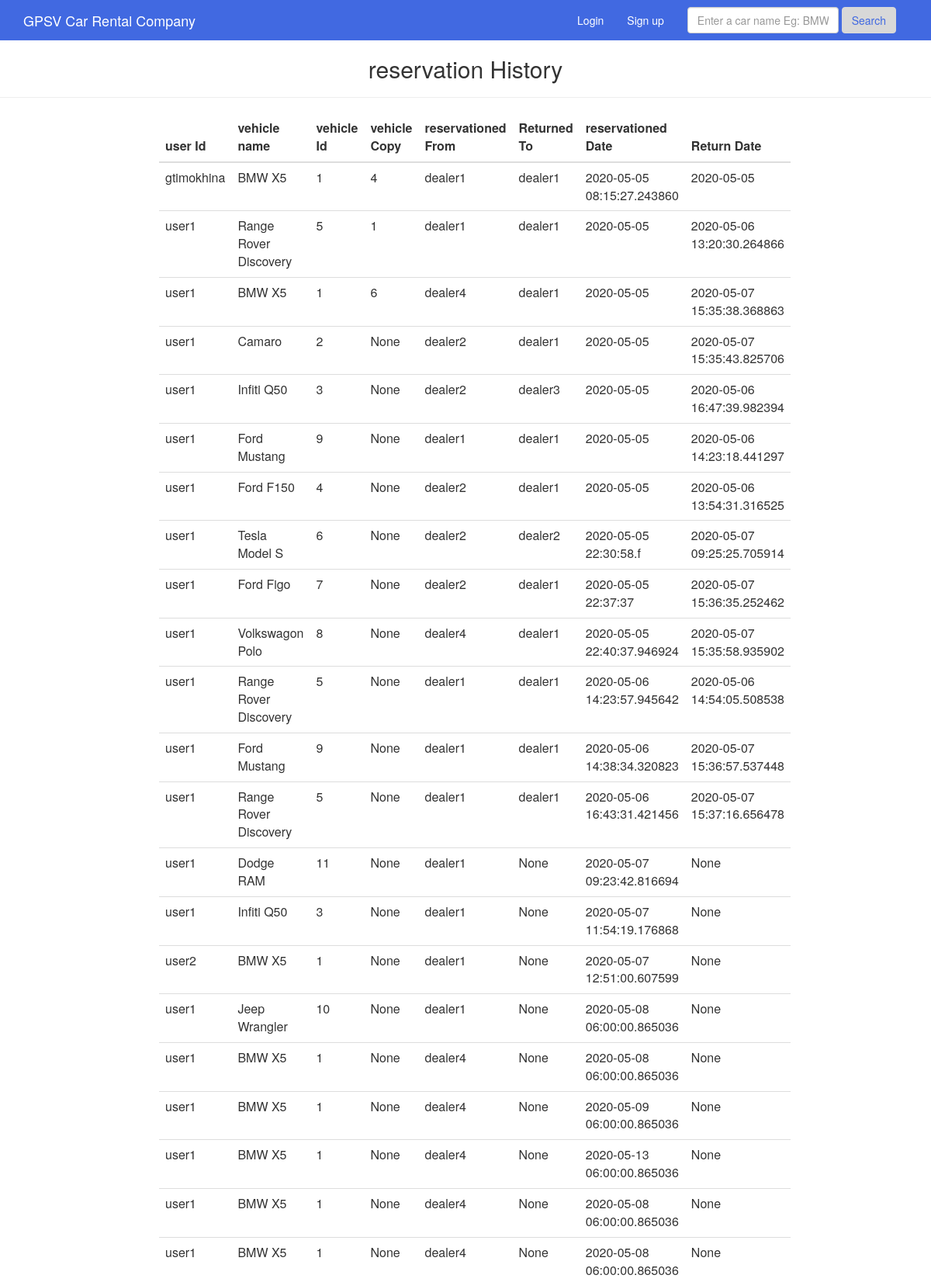
The app's page /history (upper part) with its own data.
### tables this page shows
CREATE TABLE "history" (
	"reservation_id"	integer,
	"user_id"	varchar,
	"reservationed_from"	varchar,
	"returned_to"	varchar,
	"vehicle_id"	int,
	"vehicle_copy"	int,
	"reservation_date"	TEXT,
	"return_date"	TEXT,
	"late_cancel_fee"	REAL
);

CREATE TABLE "vehicle" (
	"vehicle_id"	integer PRIMARY KEY AUTOINCREMENT,
	"vehicle_name"	varchar,
	"vehicle_type"	varchar,
	"number_copies"	varchar
);

### main.py (the view)
@app.route('/history')
def history():
    query = '''
        select h.user_id, h.reservationed_from, h.returned_to, h.vehicle_id, h.vehicle_copy, h.reservation_date, h.return_date, d.vehicle_name
        from history as h
        inner join vehicle as d
            on h.vehicle_id = d.vehicle_id
        '''
    cur = g.db.execute(query)
    rows = [dict(user_id=row[0], reservationed_from=row[1], returned_to=row[2], vehicle_id=row[3], vehicle_copy=row[4],
                 reservation_date=row[5], return_date=row[6], vehicle_name=row[7]) for row in cur.fetchall()]
    return render_template('history.html', rows=rows)

### main.py (called while the page is built)
@app.before_request
def before_request():
    g.db = connect_db()

@app.teardown_request
def teardown_request(exception):
    db = getattr(g, 'db', None)
    if db is not None:
        db.close()

def connect_db():
    return sqlite3.connect(app.config['DATABASE'])

### templates/history.html (shortened to what this page needs)
{% extends "layout.html" %} {% block body %}
<div class="row column text-center">
    <h2>reservation History</h2>
    <hr>
</div>
<div class="row">
    <div class="col-md-2"></div>
    <div class="col-md-8">
        <table class="table">
            <thead>
                <tr>
                    <th>
                        user Id
                    </th>
                    <th>
                        vehicle name
                    </th>
                    <th>
                        vehicle Id
                    </th>
                    <th>
                        vehicle Copy
                    </th>
                    <th>
                        reservationed From
                    </th>
                    <th>
                        Returned To
                    </th>
                    <th>
                        reservationed Date
                    </th>
                    <th>
                        Return Date
                    </th>
                </tr>
            </thead>
            <tbody>
                {% for row in rows %}
                <tr>
                    <td>
                        {{ row['user_id'] }}
                    </td>
                    <td>
                        {{ row['vehicle_name'] }}
                    </td>
                    <td>
                        {{ row['vehicle_id'] }}
                    </td>
                    <td>
                        {{ row['vehicle_copy'] }}
                    </td>
                    <td>
                        {{ row['reservationed_from'] }}
                    </td>
                    <td>
                        {{ row['returned_to'] }}
                    </td>
                    <td>
                        {{ row['reservation_date'] }}
                    </td>
                    <td>
                        {{ row['return_date'] }}
                    </td>
                </tr>
                {% endfor %}
            </tbody>
        </table>
    </div>
    <div class="col-md-2"></div>
</div>
{% endblock %}

### static/css/custom.css (style rules this page uses)
html { height: 100%; }
body { height: 100%; }

### records on screen
history: user_id "gtimokhina", vehicle_name "BMW X5", vehicle_id "1", vehicle_copy "4", reservationed_from "dealer1", returned_to "dealer1", reservation_date "2020-05-05 08:15:27.243860", return_date "2020-05-05"
history: user_id "user1", vehicle_name "Range Rover Discovery", vehicle_id "5", vehicle_copy "1", reservationed_from "dealer1", returned_to "dealer1", reservation_date "2020-05-05", return_date "2020-05-06 13:20:30.264866"
history: user_id "user1", vehicle_name "BMW X5", vehicle_id "1", vehicle_copy "6", reservationed_from "dealer4", returned_to "dealer1", reservation_date "2020-05-05", return_date "2020-05-07 15:35:38.368863"
history: user_id "user1", vehicle_name "Camaro", vehicle_id "2", vehicle_copy "None", reservationed_from "dealer2", returned_to "dealer1", reservation_date "2020-05-05", return_date "2020-05-07 15:35:43.825706"
history: user_id "user1", vehicle_name "Infiti Q50", vehicle_id "3", vehicle_copy "None", reservationed_from "dealer2", returned_to "dealer3", reservation_date "2020-05-05", return_date "2020-05-06 16:47:39.982394"
history: user_id "user1", vehicle_name "Ford Mustang", vehicle_id "9", vehicle_copy "None", reservationed_from "dealer1", returned_to "dealer1", reservation_date "2020-05-05", return_date "2020-05-06 14:23:18.441297"
history: user_id "user1", vehicle_name "Ford F150", vehicle_id "4", vehicle_copy "None", reservationed_from "dealer2", returned_to "dealer1", reservation_date "2020-05-05", return_date "2020-05-06 13:54:31.316525"
history: user_id "user1", vehicle_name "Tesla Model S", vehicle_id "6", vehicle_copy "None", reservationed_from "dealer2", returned_to "dealer2", reservation_date "2020-05-05 22:30:58.f", return_date "2020-05-07 09:25:25.705914"
history: user_id "user1", vehicle_name "Ford Figo", vehicle_id "7", vehicle_copy "None", reservationed_from "dealer2", returned_to "dealer1", reservation_date "2020-05-05 22:37:37", return_date "2020-05-07 15:36:35.252462"
history: user_id "user1", vehicle_name "Volkswagon Polo", vehicle_id "8", vehicle_copy "None", reservationed_from "dealer4", returned_to "dealer1", reservation_date "2020-05-05 22:40:37.946924", return_date "2020-05-07 15:35:58.935902"
history: user_id "user1", vehicle_name "Range Rover Discovery", vehicle_id "5", vehicle_copy "None", reservationed_from "dealer1", returned_to "dealer1", reservation_date "2020-05-06 14:23:57.945642", return_date "2020-05-06 14:54:05.508538"
history: user_id "user1", vehicle_name "Ford Mustang", vehicle_id "9", vehicle_copy "None", reservationed_from "dealer1", returned_to "dealer1", reservation_date "2020-05-06 14:38:34.320823", return_date "2020-05-07 15:36:57.537448"
history: user_id "user1", vehicle_name "Range Rover Discovery", vehicle_id "5", vehicle_copy "None", reservationed_from "dealer1", returned_to "dealer1", reservation_date "2020-05-06 16:43:31.421456", return_date "2020-05-07 15:37:16.656478"
history: user_id "user1", vehicle_name "Dodge RAM", vehicle_id "11", vehicle_copy "None", reservationed_from "dealer1", returned_to "None", reservation_date "2020-05-07 09:23:42.816694", return_date "None"
history: user_id "user1", vehicle_name "Infiti Q50", vehicle_id "3", vehicle_copy "None", reservationed_from "dealer1", returned_to "None", reservation_date "2020-05-07 11:54:19.176868", return_date "None"
history: user_id "user2", vehicle_name "BMW X5", vehicle_id "1", vehicle_copy "None", reservationed_from "dealer1", returned_to "None", reservation_date "2020-05-07 12:51:00.607599", return_date "None"
history: user_id "user1", vehicle_name "Jeep Wrangler", vehicle_id "10", vehicle_copy "None", reservationed_from "dealer1", returned_to "None", reservation_date "2020-05-08 06:00:00.865036", return_date "None"
history: user_id "user1", vehicle_name "BMW X5", vehicle_id "1", vehicle_copy "None", reservationed_from "dealer4", returned_to "None", reservation_date "2020-05-08 06:00:00.865036", return_date "None"
history: user_id "user1", vehicle_name "BMW X5", vehicle_id "1", vehicle_copy "None", reservationed_from "dealer4", returned_to "None", reservation_date "2020-05-09 06:00:00.865036", return_date "None"
history: user_id "user1", vehicle_name "BMW X5", vehicle_id "1", vehicle_copy "None", reservationed_from "dealer4", returned_to "None", reservation_date "2020-05-13 06:00:00.865036", return_date "None"
history: user_id "user1", vehicle_name "BMW X5", vehicle_id "1", vehicle_copy "None", reservationed_from "dealer4", returned_to "None", reservation_date "2020-05-08 06:00:00.865036", return_date "None"
history: user_id "user1", vehicle_name "BMW X5", vehicle_id "1", vehicle_copy "None", reservationed_from "dealer4", returned_to "None", reservation_date "2020-05-08 06:00:00.865036", return_date "None"
